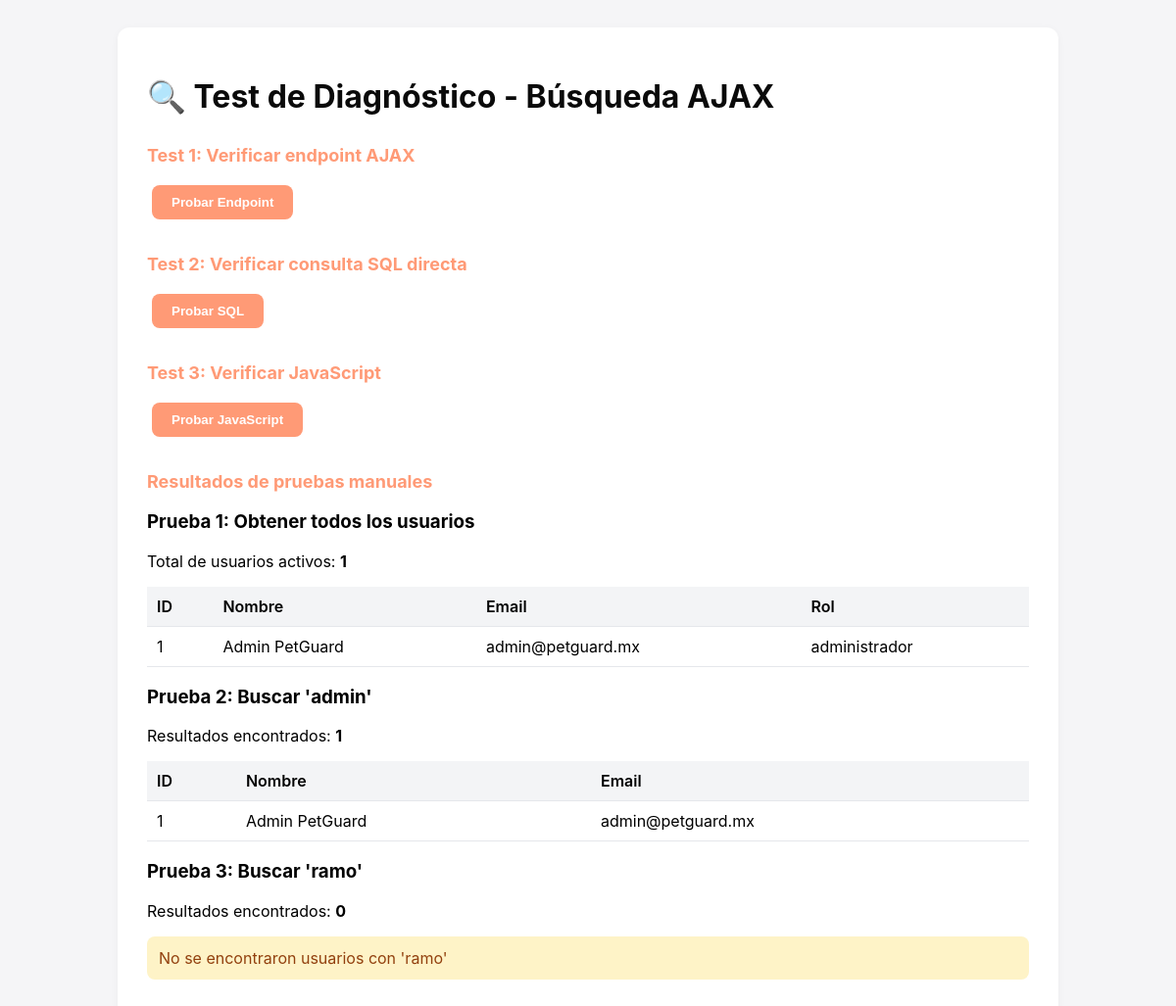
/public/test-search.php (signed in), run on the app's committed database.
### tables this page shows
CREATE TABLE `usuarios` (
  `id`              INT UNSIGNED    NOT NULL AUTO_INCREMENT,
  `rol_id`          TINYINT UNSIGNED NOT NULL,
  `nombre`          VARCHAR(60)     NOT NULL,
  `apellido_paterno` VARCHAR(60)    NOT NULL,
  `apellido_materno` VARCHAR(60)    NOT NULL DEFAULT '',
  `email`           VARCHAR(120)    NOT NULL,
  `password_hash`   VARCHAR(255)    NOT NULL COMMENT 'bcrypt cost=12',
  `telefono`        VARCHAR(20)     DEFAULT NULL,
  `curp`            CHAR(18)        DEFAULT NULL COMMENT 'Validación identidad adoptante/voluntario',
  `foto_url`        VARCHAR(255)    DEFAULT NULL,
  `fecha_nacimiento` DATE           DEFAULT NULL,
  `genero`          ENUM('M','F','NB','NE') DEFAULT 'NE' COMMENT 'NE=No especificado',
   
  `calle`           VARCHAR(120)    DEFAULT NULL,
  `num_exterior`    VARCHAR(10)     DEFAULT NULL,
  `num_interior`    VARCHAR(10)     DEFAULT NULL,
  `colonia`         VARCHAR(80)     DEFAULT NULL,
  `municipio`       VARCHAR(80)     DEFAULT NULL,
  `estado`          VARCHAR(60)     DEFAULT NULL,
  `cp`              CHAR(5)         DEFAULT NULL,
  `lat`             DECIMAL(10,7)   DEFAULT NULL COMMENT 'Geolocalización domicilio',
  `lng`             DECIMAL(10,7)   DEFAULT NULL,
   
  `email_verified`  TINYINT(1)      NOT NULL DEFAULT 0,
  `activo`          TINYINT(1)      NOT NULL DEFAULT 1,
  `bloqueado`       TINYINT(1)      NOT NULL DEFAULT 0,
  `motivo_bloqueo`  VARCHAR(255)    DEFAULT NULL,
  `ultimo_login`    TIMESTAMP       NULL,
  `token_reset`     VARCHAR(100)    DEFAULT NULL,
  `token_reset_exp` TIMESTAMP       NULL,
  `created_at`      TIMESTAMP       NOT NULL DEFAULT CURRENT_TIMESTAMP,
  `updated_at`      TIMESTAMP       NOT NULL DEFAULT CURRENT_TIMESTAMP ON UPDATE CURRENT_TIMESTAMP,
  PRIMARY KEY (`id`),
  UNIQUE KEY `uk_usuarios_email` (`email`),
  UNIQUE KEY `uk_usuarios_curp`  (`curp`),
  KEY `idx_usuarios_rol`    (`rol_id`),
  KEY `idx_usuarios_activo` (`activo`),
  CONSTRAINT `fk_usuarios_rol` FOREIGN KEY (`rol_id`) REFERENCES `roles` (`id`)
);

CREATE TABLE `roles` (
  `id`          TINYINT UNSIGNED NOT NULL AUTO_INCREMENT,
  `nombre`      VARCHAR(30)  NOT NULL COMMENT 'administrador|voluntario|veterinario|adoptante|sistema',
  `descripcion` VARCHAR(150) NOT NULL,
  `permisos`    JSON         NOT NULL COMMENT 'Array de slugs de permiso',
  `activo`      TINYINT(1)   NOT NULL DEFAULT 1,
  `created_at`  TIMESTAMP    NOT NULL DEFAULT CURRENT_TIMESTAMP,
  PRIMARY KEY (`id`),
  UNIQUE KEY `uk_roles_nombre` (`nombre`)
);

### config/database.php (called while the page is built, shortened)
<?php
class Database {
    private $host     = 'localhost';
    private $db_name  = 'petguard_db';
    private $username = 'root';
    private $password = '';
    private $charset  = 'utf8mb4';
    private static $instance = null;
    private $pdo = null;
    private function __construct() {
        try {
            $dsn = "mysql:host={$this->host};dbname={$this->db_name};charset={$this->charset}";
            $options = [
                PDO::ATTR_ERRMODE            => PDO::ERRMODE_EXCEPTION,
                PDO::ATTR_DEFAULT_FETCH_MODE => PDO::FETCH_ASSOC,
                PDO::ATTR_EMULATE_PREPARES   => false,
                PDO::ATTR_PERSISTENT         => false,
                PDO::MYSQL_ATTR_INIT_COMMAND => "SET NAMES {$this->charset}"
            ];
            $this->pdo = new PDO($dsn, $this->username, $this->password, $options);
        } catch (PDOException $e) {
            if (defined('APP_ENV') && APP_ENV === 'development') {
                die("Error de conexión: " . $e->getMessage());
            } else {
                error_log("Error de conexión a BD: " . $e->getMessage());
                die("Error de conexión a la base de datos. Inténtalo más tarde.");
            }
        }
    }
    public static function getInstance() {
        if (self::$instance === null) {
            self::$instance = new Database();
        }
        return self::$instance;
    }
    public function getConnection() {
        return $this->pdo;
    }
}
function getDB() {
    return Database::getInstance()->getConnection();
}

### app/Models/UserAdminModel.php (called while the page is built, shortened)
<?php
class UserAdminModel {
    private $db;
    public function __construct() {
        $this->db = getDB();
    }
    public function getAll($search = '', $rolFilter = 0, $page = 1, $limit = 10) {
        try {
            $sql = "SELECT u.id, u.nombre, u.apellido_paterno, u.apellido_materno,
                           u.email, u.telefono, u.rol_id, u.activo, u.bloqueado,
                           u.motivo_bloqueo, u.ultimo_login, u.created_at, u.foto_url,
                           r.nombre as rol_nombre
                    FROM usuarios u
                    INNER JOIN roles r ON u.rol_id = r.id
                    WHERE u.activo = 1";
            $params = [];
            $intParams = [];
            if (!empty($search)) {
                $searchTerm = '%' . $search . '%';
                $sql .= " AND (u.nombre LIKE :search1 OR u.apellido_paterno LIKE :search2 OR u.email LIKE :search3)";
                $params['search1'] = $searchTerm;
                $params['search2'] = $searchTerm;
                $params['search3'] = $searchTerm;
            }
            $sql .= " ORDER BY u.created_at DESC";
            $offset = ($page - 1) * $limit;
            $sql .= " LIMIT :limit OFFSET :offset";
            $intParams['limit'] = $limit;
            $intParams['offset'] = $offset;
            $stmt = $this->db->prepare($sql);
            foreach ($params as $key => $value) {
                $stmt->bindValue(':' . $key, $value);
            }
            foreach ($intParams as $key => $value) {
                $stmt->bindValue(':' . $key, $value, PDO::PARAM_INT);
            }
            $stmt->execute();
            return $stmt->fetchAll();
        } catch (Exception $e) {
            error_log('UserAdminModel::getAll Error: ' . $e->getMessage());
            return [];
        }
    }
}

### public/test-search.php (the view, shortened to what this page needs)
<?php
require_once '../config/database.php';
?>
<!DOCTYPE html>
<html lang="es">
<head>
</head>
<body>
    <div class="container">
        <h1>🔍 Test de Diagnóstico - Búsqueda AJAX</h1>
        <div id="test-results">
            <h2>Test 1: Verificar endpoint AJAX</h2>
            <button class="btn" onclick="testEndpoint()">Probar Endpoint</button>
            <h2>Test 2: Verificar consulta SQL directa</h2>
            <button class="btn" onclick="testSQL()">Probar SQL</button>
            <h2>Test 3: Verificar JavaScript</h2>
            <button class="btn" onclick="testJS()">Probar JavaScript</button>
        </div>
        <h2>Resultados de pruebas manuales</h2>
        <?php
        try {
            require_once APP_PATH . '/Models/UserAdminModel.php';
            $userModel = new UserAdminModel();
            echo "<h3>Prueba 1: Obtener todos los usuarios</h3>";
            $allUsers = $userModel->getAll('', 0);
            echo "<p>Total de usuarios activos: <strong>" . count($allUsers) . "</strong></p>";
            if (count($allUsers) > 0) {
                echo "<table>";
                echo "<tr><th>ID</th><th>Nombre</th><th>Email</th><th>Rol</th></tr>";
                foreach ($allUsers as $u) {
                    echo "<tr>";
                    echo "<td>{$u['id']}</td>";
                    echo "<td>{$u['nombre']} {$u['apellido_paterno']}</td>";
                    echo "<td>{$u['email']}</td>";
                    echo "<td>{$u['rol_nombre']}</td>";
                    echo "</tr>";
                }
                echo "</table>";
            }
            echo "<h3>Prueba 2: Buscar 'admin'</h3>";
            $searchResult = $userModel->getAll('admin', 0);
            echo "<p>Resultados encontrados: <strong>" . count($searchResult) . "</strong></p>";
            if (count($searchResult) > 0) {
                echo "<table>";
                echo "<tr><th>ID</th><th>Nombre</th><th>Email</th></tr>";
                foreach ($searchResult as $u) {
                    echo "<tr>";
                    echo "<td>{$u['id']}</td>";
                    echo "<td>{$u['nombre']} {$u['apellido_paterno']}</td>";
                    echo "<td>{$u['email']}</td>";
                    echo "</tr>";
                }
                echo "</table>";
            } else {
                echo "<div class='warning'>No se encontraron usuarios con 'admin'</div>";
            }
            echo "<h3>Prueba 3: Buscar 'ramo'</h3>";
            $searchResult2 = $userModel->getAll('ramo', 0);
            echo "<p>Resultados encontrados: <strong>" . count($searchResult2) . "</strong></p>";
            if (count($searchResult2) > 0) {
                echo "<table>";
                echo "<tr><th>ID</th><th>Nombre</th><th>Email</th></tr>";
                foreach ($searchResult2 as $u) {
                    echo "<tr>";
                    echo "<td>{$u['id']}</td>";
                    echo "<td>{$u['nombre']} {$u['apellido_paterno']}</td>";
                    echo "<td>{$u['email']}</td>";
                    echo "</tr>";
                }
                echo "</table>";
            } else {
                echo "<div class='warning'>No se encontraron usuarios con 'ramo'</div>";
            }
        } catch (Exception $e) {
            echo "<div class='error'>Error: " . $e->getMessage() . "</div>";
        }
        ?>
    </div>
</body>
</html>

### public/test-search.php (style rules this page uses)
body { font-family: 'Inter', sans-serif; background: #f5f5f7; padding: 20px; }
.container { max-width: 900px; margin: 0 auto; background: white; padding: 30px; border-radius: 12px; box-shadow: 0 2px 8px rgba(0,0,0,0.04); }
h1 { color: #0a0a0a; margin-bottom: 20px; }
h2 { color: #ff9a76; margin-top: 30px; margin-bottom: 15px; font-size: 18px; }
.warning { background: #fef3c7; color: #92400e; padding: 12px; border-radius: 8px; margin: 10px 0; }
table { width: 100%; border-collapse: collapse; margin: 15px 0; }
th, td { padding: 10px; text-align: left; border-bottom: 1px solid #e5e7eb; }
th { background: #f3f4f6; font-weight: 600; }
.btn { background: #ff9a76; color: white; padding: 10px 20px; border: none; border-radius: 8px; cursor: pointer; font-weight: 600; margin: 5px; }
#test-results { margin-top: 20px; }

### data on the page
usuarios: id "1", nombre "Admin", apellido_paterno "PetGuard", email "admin@petguard.mx", rol.nombre "administrador"

### other printed values
count($allUsers) "1"
count($searchResult) "1"
count($searchResult2) "0"
